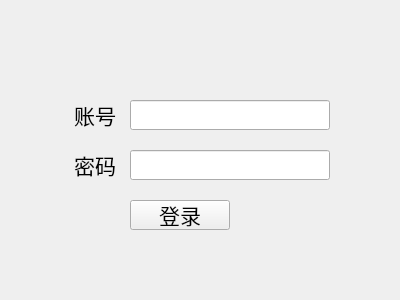
<?xml version="1.0" encoding="UTF-8"?>
<ui version="4.0">
 <class>Login</class>
 <widget class="QWidget" name="Login">
  <property name="geometry">
   <rect>
    <x>0</x>
    <y>0</y>
    <width>400</width>
    <height>300</height>
   </rect>
  </property>
  <property name="windowTitle">
   <string>针刺手法规范系统 - 登录</string>
  </property>
  <widget class="QLineEdit" name="password">
   <property name="geometry">
    <rect>
     <x>130</x>
     <y>150</y>
     <width>200</width>
     <height>30</height>
    </rect>
   </property>
   <property name="echoMode">
    <enum>QLineEdit::EchoMode::Password</enum>
   </property>
   <property name="clearButtonEnabled">
    <bool>true</bool>
   </property>
  </widget>
  <widget class="QLabel" name="textPassword">
   <property name="geometry">
    <rect>
     <x>60</x>
     <y>150</y>
     <width>70</width>
     <height>30</height>
    </rect>
   </property>
   <property name="font">
    <font>
     <pointsize>16</pointsize>
    </font>
   </property>
   <property name="text">
    <string>密码</string>
   </property>
   <property name="alignment">
    <set>Qt::AlignmentFlag::AlignCenter</set>
   </property>
  </widget>
  <widget class="QPushButton" name="btnLogin">
   <property name="geometry">
    <rect>
     <x>130</x>
     <y>200</y>
     <width>100</width>
     <height>30</height>
    </rect>
   </property>
   <property name="font">
    <font>
     <pointsize>16</pointsize>
    </font>
   </property>
   <property name="text">
    <string>登录</string>
   </property>
  </widget>
  <widget class="QLineEdit" name="account">
   <property name="geometry">
    <rect>
     <x>130</x>
     <y>100</y>
     <width>200</width>
     <height>30</height>
    </rect>
   </property>
   <property name="clearButtonEnabled">
    <bool>true</bool>
   </property>
  </widget>
  <widget class="QLabel" name="textAccount">
   <property name="geometry">
    <rect>
     <x>60</x>
     <y>100</y>
     <width>70</width>
     <height>30</height>
    </rect>
   </property>
   <property name="font">
    <font>
     <pointsize>16</pointsize>
    </font>
   </property>
   <property name="text">
    <string>账号</string>
   </property>
   <property name="alignment">
    <set>Qt::AlignmentFlag::AlignCenter</set>
   </property>
  </widget>
  <widget class="QLabel" name="textWarning">
   <property name="geometry">
    <rect>
     <x>130</x>
     <y>50</y>
     <width>200</width>
     <height>30</height>
    </rect>
   </property>
   <property name="font">
    <font>
     <pointsize>16</pointsize>
    </font>
   </property>
   <property name="text">
    <string/>
   </property>
   <property name="alignment">
    <set>Qt::AlignmentFlag::AlignCenter</set>
   </property>
  </widget>
 </widget>
 <tabstops>
  <tabstop>account</tabstop>
  <tabstop>password</tabstop>
  <tabstop>btnLogin</tabstop>
 </tabstops>
 <resources/>
 <connections/>
</ui>
